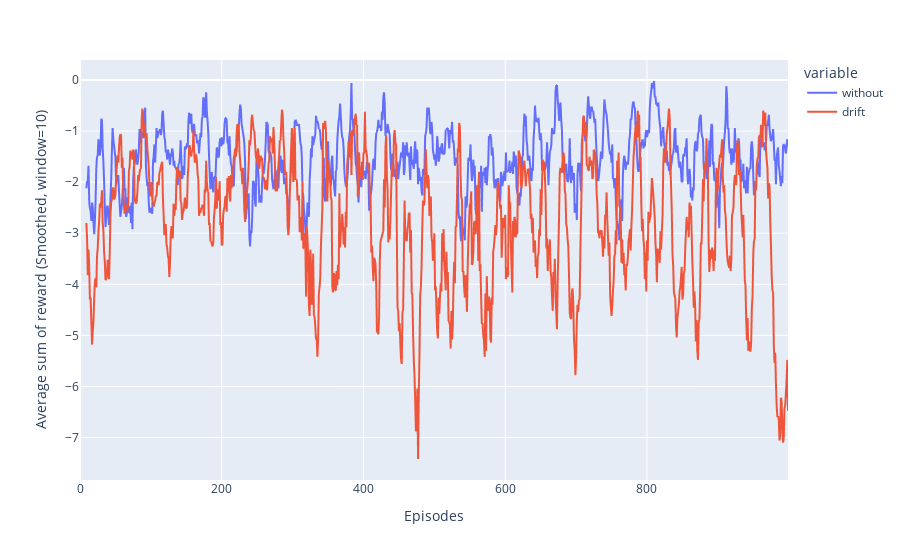

The cell this chart's notebook holds for it:
### Code cell
df_eps_smooth = df_eps.rolling(window=10).mean()
fug = px.line(df_eps_smooth, y=['without', 'drift'])
fug.update_layout(xaxis_title='Episodes', yaxis_title='Average sum of reward (Smoothed, window=10)')
fug.show()

### Figure 1 — Plotly figure (JSON) as saved in the notebook; plotly's stock layout.template omitted (floating-point values rounded to 4 significant figures; data arrays with more than 128 entries replaced by an {"elided": "..."} marker saying what was removed)
{"data": [{"hovertemplate": "variable=without<br>index=%{x}<br>value=%{y}<extra></extra>", "legendgroup": "without", "line": {"color": "#636efa", "dash": "solid"}, "marker": {"symbol": "circle"}, "mode": "lines", "name": "without", "showlegend": true, "type": "scattergl", "x": {"elided": "1000 int values"}, "xaxis": "x", "y": {"elided": "1000 float values"}, "yaxis": "y"}, {"hovertemplate": "variable=drift<br>index=%{x}<br>value=%{y}<extra></extra>", "legendgroup": "drift", "line": {"color": "#EF553B", "dash": "solid"}, "marker": {"symbol": "circle"}, "mode": "lines", "name": "drift", "showlegend": true, "type": "scattergl", "x": {"elided": "1000 int values"}, "xaxis": "x", "y": {"elided": "1000 float values"}, "yaxis": "y"}], "layout": {"legend": {"title": {"text": "variable"}, "tracegroupgap": 0}, "margin": {"t": 60}, "xaxis": {"anchor": "y", "domain": [0, 1], "title": {"text": "Episodes"}}, "yaxis": {"anchor": "x", "domain": [0, 1], "title": {"text": "Average sum of reward (Smoothed, window=10)"}}}}
